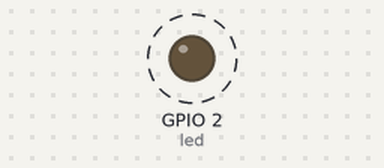
Simulated run of this program. Board: ESP32 board running MicroPython. Shown: output pins drawn as LEDs (lit = HIGH). Dashed ring = blinking.

Above: at 0.5 s.
Timing chart, 0 to 4.6 s (numbered marks = the images above):
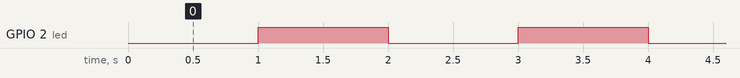

The program:

timer_test.py
```python
# timer_test.py
# dew.ninja June 2021
# use timer to blink on-board led

import machine
from machine import Pin, Timer        #importing pin, and timer class
led= Pin(2, Pin.OUT)              # GPIO2 as led output

led.value(0)              #LED is off
timer=Timer(-1)

timer.init(period=1000, mode=Timer.PERIODIC, callback=lambda t:led.value(not led.value()))   #initializing the timer
```

Measured:
- by itself, GPIO 2 (led): alternates HIGH for 1.0 s and LOW for 1.0 s
